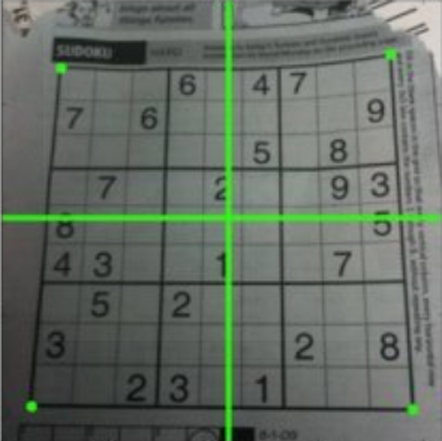
#> input picture sudokusmall.png, 442 x 441 px
$ python Ex20_PerspectiveTransform.py
#> lines starting #> are read from the running program, lines starting #| are printed output that depends on the picture
# Program for Perspective transform

"""
For perspective transformation, you need a 3x3 transformation matrix.
Straight lines will remain straight even after the transformation.
To find this transformation matrix, you need 4 points on the input image
and corresponding points on the output image. Among these 4 points, 3 of
them should not be collinear. Then transformation matrix can be
found by the function cv2.getPerspectiveTransform. Then apply
cv2.warpPerspective with this 3x3 transformation
matrix.
"""

import cv2
import numpy as np
from matplotlib import pyplot as plt

img = cv2.imread('sudokusmall.png')
#> img is the input picture: shape (441, 442, 3); mean B, G, R 99.4, 108.9, 99.9
rows,cols,ch = img.shape
#> rows = 441; cols = 442; ch = 3
pts1 = np.float32([[56,65],[368,52],[28,387],[389,390]])
pts2 = np.float32([[0,0],[300,0],[0,300],[300,300]])

M = cv2.getPerspectiveTransform(pts1,pts2)
dst = cv2.warpPerspective(img,M,(300,300))
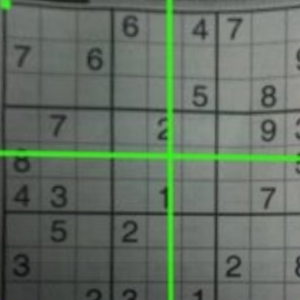
#> dst: shape (300, 300, 3); mean B, G, R 98.6, 110.9, 98.9
plt.subplot(121),plt.imshow(img),plt.title('Input')
plt.subplot(122),plt.imshow(dst),plt.title('Output')
plt.show()
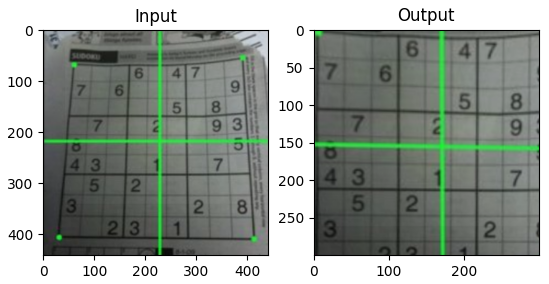
#> figure drawn by matplotlib, 2 panels; B, G, R data is drawn as R, G, B


#cv2.waitkey(0)
#cv2.destroyAllWindows

$ run again, with noisy2.png copied over sudokusmall.png
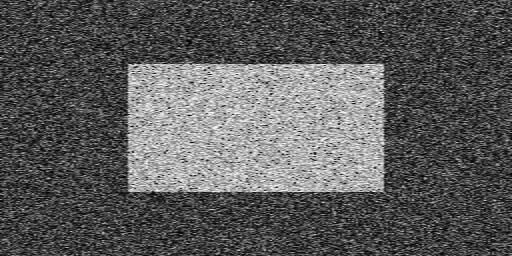
#> input picture noisy2.png, 512 x 256 px
#> img is the input picture: shape (256, 512, 3); min 0, max 254, mean 91
#> `dst = cv2.warpPerspective(img,M,(300,300))`:
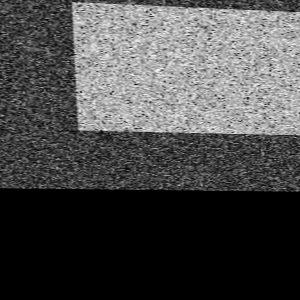
#> dst: shape (300, 300, 3); min 0, max 251, mean 74.5
#> `plt.show()`:
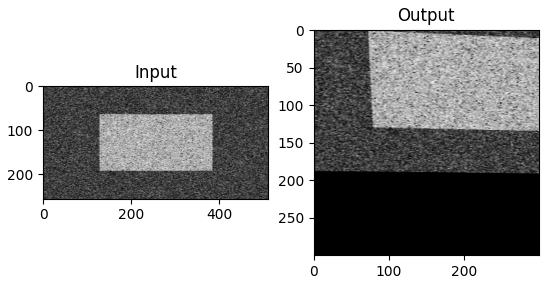
#> figure drawn by matplotlib, 2 panels
